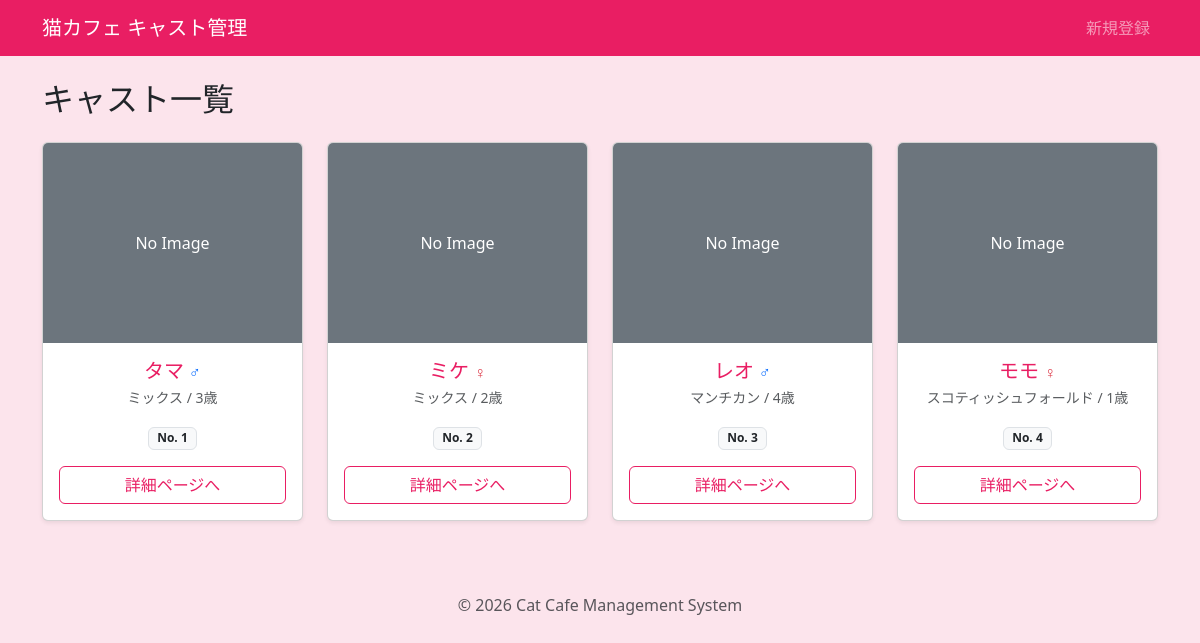
Before: / with the older database file.
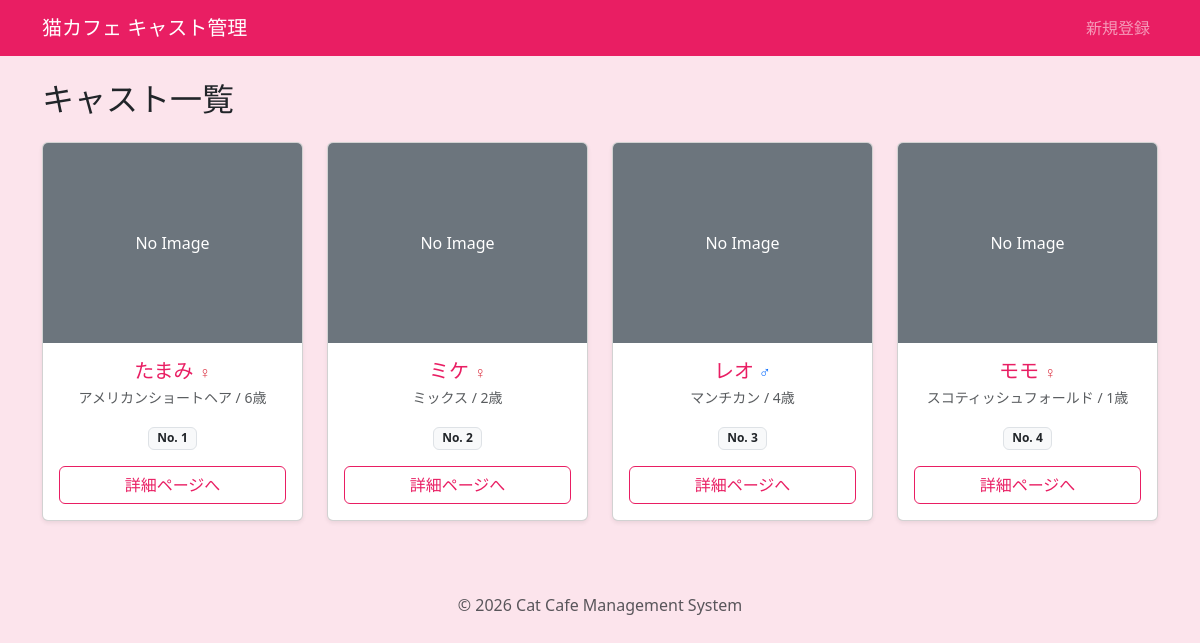
After: the same page with the newer database file.
### tables this page shows
CREATE TABLE `cats` (
  `id` int(11) NOT NULL,
  `name` varchar(50) NOT NULL,
  `breed_id` int(11) NOT NULL,
  `gender` tinyint(4) NOT NULL COMMENT '1:おとこのこ 2:おんなのこ',
  `age` int(11) NOT NULL,
  `profile` text DEFAULT NULL,
  `image_name` varchar(255) DEFAULT NULL,
  `created_at` datetime DEFAULT current_timestamp(),
  `updated_at` datetime DEFAULT current_timestamp() ON UPDATE current_timestamp()
);

CREATE TABLE `breeds` (
  `id` int(11) NOT NULL,
  `name` varchar(50) NOT NULL,
  `created_at` datetime DEFAULT current_timestamp(),
  `updated_at` datetime DEFAULT current_timestamp() ON UPDATE current_timestamp()
);

### inc/functions.php (called while the page is built, shortened)
<?php
function h($string)
{
  return htmlspecialchars($string, ENT_QUOTES, 'UTF-8');
}

### index.php (the view, shortened to what this page needs)
<?php
require_once './inc/functions.php';
$db = db_connect();
$cats = [];
try {
  $sql = 'SELECT cats.*,breeds.name AS breed_name FROM cats INNER JOIN breeds ON cats.breed_id = breeds.id ORDER BY cats.id ASC';
  $stmt = $db->prepare($sql);
  $stmt->execute();
  $cats = $stmt->fetchAll(PDO::FETCH_ASSOC);
} catch (PDOException $e) {
  $err_msg = 'データの取得に失敗しました: ' . $e->getMessage();
}
require_once 'inc/header.php';
?>
<div class="d-flex justify-content-between align-items-center mb-4">
  <h2 class="mb-0">キャスト一覧</h2>
</div>
<div class="row row-cols-1 row-cols-md-2 row-cols-lg-4 g-4">
  <?php if (!empty($cats)): ?>
    <?php foreach ($cats as $cat): ?>
      <div class="col">
        <div class="card h-100 shadow-sm">
          <?php if (!empty($cat['image_name']) && file_exists('images/' . $cat['image_name'])): ?>
            <img src="images/<?php echo h($cat['image_name']); ?>" alt="<?php echo h($cat['name']); ?>" class="card-img-top">
          <?php else: ?>
            <div class="bg-secondary text-white d-flex justify-content-center align-items-center card-img-top">
              <span>No Image</span>
            </div>
          <?php endif; ?>
          <div class="card-body">
            <h5 class="card-title text-center text-pink mb-1">
              <?php echo h($cat['name']); ?>
              <?php if ($cat['gender'] === 1): ?>
                <span class="text-primary fs-6">♂</span>
              <?php elseif ($cat['gender'] === 2): ?>
                <span class="text-danger fs-6">♀</span>
              <?php endif; ?>
            </h5>
            <p class="card-text text-center text-muted small mb-3">
              <?php echo h($cat['breed_name']); ?> / <?php echo h($cat['age']); ?>歳
            </p>
            <div class="text-center">
              <span class="badge bg-light text-dark border mb-3">No. <?php echo h($cat['id']); ?></span>
            </div>
            <div class="d-grid mt-auto">
              <a href="detail.php?id=<?php echo h($cat['id']); ?>" class="btn btn-outline-danger">詳細ページへ</a>
            </div>
          </div>
        </div>
      </div>
    <?php endforeach; ?>
  <?php endif; ?>
</div>
<?php require_once 'inc/footer.php'; ?>

Changed rows visible on the page:
changed cats id 1: name "タマ" → "たまみ"; breed.name "ミックス" → "アメリカンショートヘア"; age "3" → "6"; gender "♂" → "♀"
